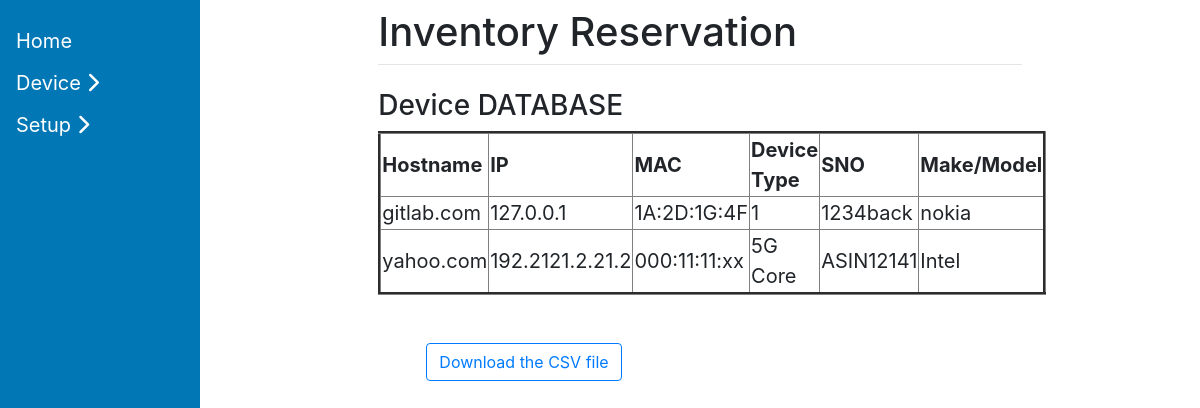
Page /view_device/ on the earlier database version.
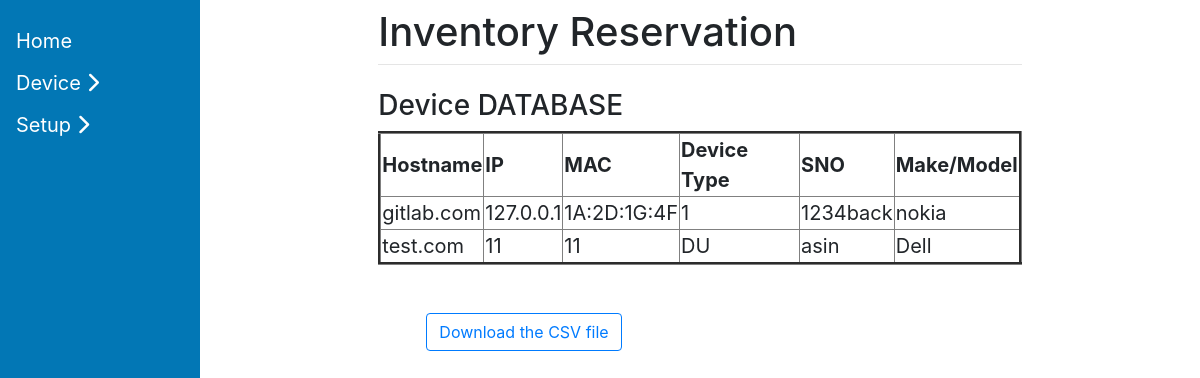
Same page on the later database version.
### ReservationTool/models.py (models this page shows, shortened)
class Device(models.Model):
    hostname = models.CharField(max_length=125)
    serial_number  = models.CharField(max_length=125)
    ip = models.CharField(max_length=125)
    mac = models.CharField(max_length=125)
    device_type = models.CharField(max_length=125)
    make = models.CharField(max_length=125)
    class Meta:
      db_table = "devices"

### ReservationTool/views.py (the view)
# urls.py: path("view_device/", views.view_device, name='view_device'),
def view_device(request):
    context = {}
    entries = Device.objects.all()
    context['entries'] = entries
    return render(request, 'view_device.html', context)

### templates/view_device.html (shortened to what this page needs)
{% extends 'base.html' %}
{% block content %}
<div class = "container" >
<div class = "row">
<table border="3px solid"  >
<h3> Device DATABASE <h3>
<tr >
<td><b>Hostname</td>
<td><b>IP</td>
<td><b>MAC</td>
<td><b>Device Type</td>
<td><b>SNO</td>
<td><b>Make/Model</td>
</tr>
           {% for entry in entries %}
      <tr>
     <td> {{ entry.hostname }} </td>
    <td>  {{ entry.ip }}  </td>
     <td> {{ entry.mac }} </td>
     <td> {{ entry.device_type }} </td>
     <td> {{ entry.serial_number }} </td>
    <td> {{ entry.make }} </td>
     </tr>
      {% endfor %}
    </table>
<div class="container">
    <div class="row p-5">
            <a href="/export/" class="btn btn-outline-primary" role="button">Download the CSV file</a>
    </div>
</div>
{% endblock %}

Differences in the rows shown:
changed Device: hostname "yahoo.com" → "test.com"; ip "192.2121.2.21.2" → "11"; mac "000:11:11:xx" → "11"; device_type "5G Core" → "DU"; serial_number "ASIN12141" → "asin"; make "Intel" → "Dell"
